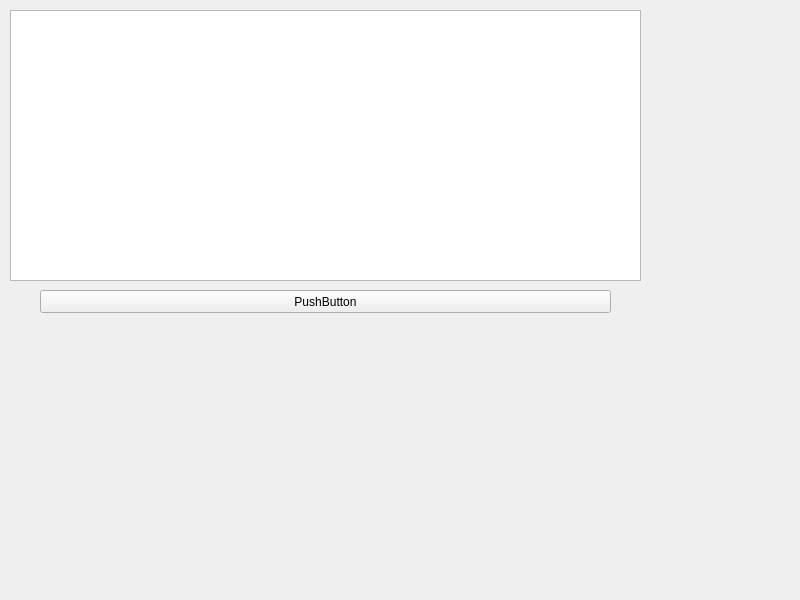
<?xml version="1.0" encoding="UTF-8"?>
<ui version="4.0">
 <class>Widget</class>
 <widget class="QWidget" name="Widget">
  <property name="geometry">
   <rect>
    <x>0</x>
    <y>0</y>
    <width>800</width>
    <height>600</height>
   </rect>
  </property>
  <property name="windowTitle">
   <string>Widget</string>
  </property>
  <widget class="QChartView" name="chartView">
   <property name="geometry">
    <rect>
     <x>10</x>
     <y>10</y>
     <width>631</width>
     <height>271</height>
    </rect>
   </property>
  </widget>
  <widget class="QPushButton" name="pushButton">
   <property name="geometry">
    <rect>
     <x>40</x>
     <y>290</y>
     <width>571</width>
     <height>23</height>
    </rect>
   </property>
   <property name="text">
    <string>PushButton</string>
   </property>
  </widget>
 </widget>
 <customwidgets>
  <customwidget>
   <class>QChartView</class>
   <extends>QGraphicsView</extends>
   <header>qchartview.h</header>
  </customwidget>
 </customwidgets>
 <resources/>
 <connections/>
</ui>
